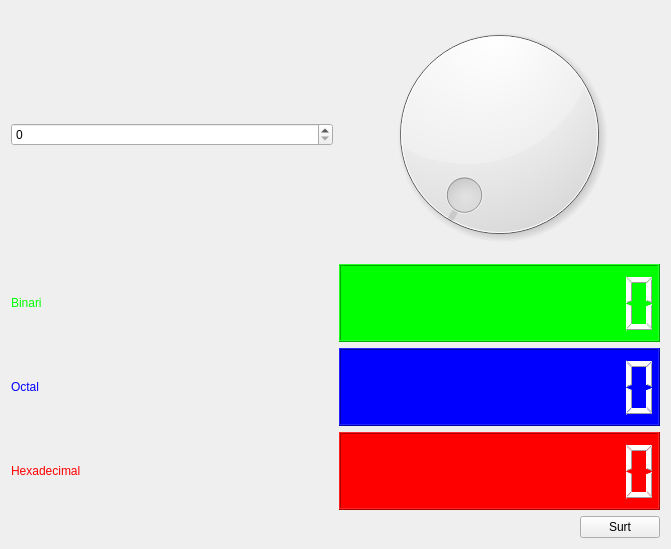
<?xml version="1.0" encoding="UTF-8"?>
<ui version="4.0">
 <class>MyForm</class>
 <widget class="QWidget" name="MyForm">
  <property name="geometry">
   <rect>
    <x>0</x>
    <y>0</y>
    <width>671</width>
    <height>549</height>
   </rect>
  </property>
  <property name="windowTitle">
   <string>Form</string>
  </property>
  <layout class="QVBoxLayout" name="verticalLayout_4">
   <item>
    <layout class="QVBoxLayout" name="verticalLayout_3">
     <item>
      <layout class="QHBoxLayout" name="horizontalLayout_2">
       <item>
        <widget class="QSpinBox" name="spinBox"/>
       </item>
       <item>
        <widget class="QDial" name="dial"/>
       </item>
      </layout>
     </item>
     <item>
      <layout class="QHBoxLayout" name="horizontalLayout">
       <item>
        <layout class="QVBoxLayout" name="verticalLayout_2">
         <item>
          <widget class="QLabel" name="label">
           <property name="styleSheet">
            <string notr="true">color:#0F0</string>
           </property>
           <property name="text">
            <string>Binari</string>
           </property>
          </widget>
         </item>
         <item>
          <widget class="QLabel" name="label_2">
           <property name="styleSheet">
            <string notr="true">color:#00f</string>
           </property>
           <property name="text">
            <string>Octal</string>
           </property>
          </widget>
         </item>
         <item>
          <widget class="QLabel" name="label_3">
           <property name="styleSheet">
            <string notr="true">color:#f00</string>
           </property>
           <property name="text">
            <string>Hexadecimal</string>
           </property>
          </widget>
         </item>
        </layout>
       </item>
       <item>
        <layout class="QVBoxLayout" name="verticalLayout">
         <item>
          <widget class="QLCDNumber" name="lcdNumber">
           <property name="styleSheet">
            <string notr="true">background-color:#0F0;color:#fff</string>
           </property>
           <property name="digitCount">
            <number>10</number>
           </property>
           <property name="mode">
            <enum>QLCDNumber::Bin</enum>
           </property>
          </widget>
         </item>
         <item>
          <widget class="QLCDNumber" name="lcdNumber_2">
           <property name="styleSheet">
            <string notr="true">background-color:#00F;color:#fff</string>
           </property>
           <property name="digitCount">
            <number>10</number>
           </property>
           <property name="mode">
            <enum>QLCDNumber::Oct</enum>
           </property>
          </widget>
         </item>
         <item>
          <widget class="QLCDNumber" name="lcdNumber_3">
           <property name="styleSheet">
            <string notr="true">background-color:#f00;color:#fff</string>
           </property>
           <property name="digitCount">
            <number>10</number>
           </property>
           <property name="mode">
            <enum>QLCDNumber::Hex</enum>
           </property>
          </widget>
         </item>
        </layout>
       </item>
      </layout>
     </item>
    </layout>
   </item>
   <item>
    <layout class="QHBoxLayout" name="horizontalLayout_3">
     <item>
      <spacer name="horizontalSpacer">
       <property name="orientation">
        <enum>Qt::Horizontal</enum>
       </property>
       <property name="sizeHint" stdset="0">
        <size>
         <width>40</width>
         <height>20</height>
        </size>
       </property>
      </spacer>
     </item>
     <item>
      <widget class="QPushButton" name="pushButton">
       <property name="text">
        <string>Surt</string>
       </property>
      </widget>
     </item>
    </layout>
   </item>
  </layout>
 </widget>
 <resources/>
 <connections>
  <connection>
   <sender>spinBox</sender>
   <signal>valueChanged(int)</signal>
   <receiver>dial</receiver>
   <slot>setValue(int)</slot>
   <hints>
    <hint type="sourcelabel">
     <x>286</x>
     <y>74</y>
    </hint>
    <hint type="destinationlabel">
     <x>477</x>
     <y>50</y>
    </hint>
   </hints>
  </connection>
  <connection>
   <sender>dial</sender>
   <signal>valueChanged(int)</signal>
   <receiver>spinBox</receiver>
   <slot>setValue(int)</slot>
   <hints>
    <hint type="sourcelabel">
     <x>484</x>
     <y>157</y>
    </hint>
    <hint type="destinationlabel">
     <x>340</x>
     <y>83</y>
    </hint>
   </hints>
  </connection>
  <connection>
   <sender>pushButton</sender>
   <signal>clicked()</signal>
   <receiver>MyForm</receiver>
   <slot>close()</slot>
   <hints>
    <hint type="sourcelabel">
     <x>604</x>
     <y>486</y>
    </hint>
    <hint type="destinationlabel">
     <x>493</x>
     <y>446</y>
    </hint>
   </hints>
  </connection>
  <connection>
   <sender>spinBox</sender>
   <signal>valueChanged(int)</signal>
   <receiver>lcdNumber</receiver>
   <slot>display(int)</slot>
   <hints>
    <hint type="sourcelabel">
     <x>325</x>
     <y>105</y>
    </hint>
    <hint type="destinationlabel">
     <x>389</x>
     <y>236</y>
    </hint>
   </hints>
  </connection>
  <connection>
   <sender>spinBox</sender>
   <signal>valueChanged(int)</signal>
   <receiver>lcdNumber_2</receiver>
   <slot>display(int)</slot>
   <hints>
    <hint type="sourcelabel">
     <x>302</x>
     <y>109</y>
    </hint>
    <hint type="destinationlabel">
     <x>379</x>
     <y>286</y>
    </hint>
   </hints>
  </connection>
  <connection>
   <sender>spinBox</sender>
   <signal>valueChanged(int)</signal>
   <receiver>lcdNumber_3</receiver>
   <slot>display(int)</slot>
   <hints>
    <hint type="sourcelabel">
     <x>268</x>
     <y>105</y>
    </hint>
    <hint type="destinationlabel">
     <x>354</x>
     <y>365</y>
    </hint>
   </hints>
  </connection>
 </connections>
</ui>
